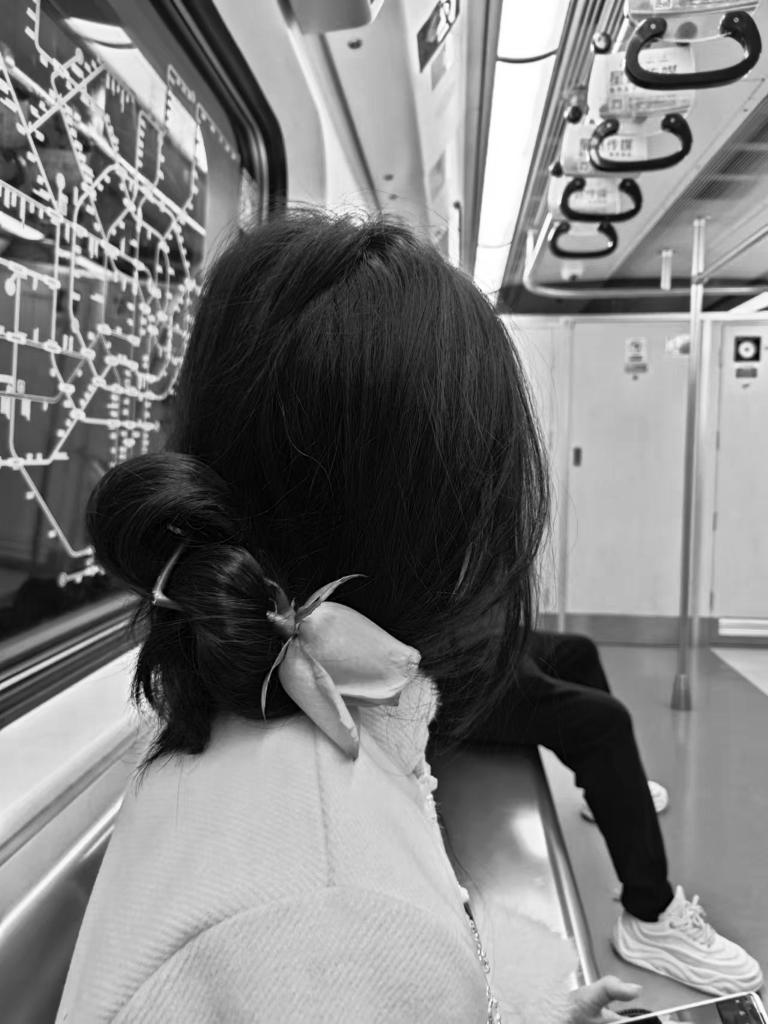
#> input picture gray_mary0.jpg, 768 x 1024 px
$ jupyter execute wk01.ipynb
#> lines starting #> are read from the running program, lines starting #| are printed output that depends on the picture
# 图像处理实验Week01

## 实验目的

1. 对一幅灰度图像进行线性点运算，并输出相应的图像
2. 将两幅彩色图像分别转换为灰度图像。进一步地，对得到的两幅灰度图像进行加运算，并输出相应的图像。

## 实验环境

### PIL

Python Imaging Library (PIL) 是一个强大的图像处理库，支持多种图像格式的读取、处理与保存，包括常见的图像操作如裁剪、旋转和色彩转换等。由于PIL的主分支已经停止维护，这里我们选用Pillow。选择PIL是因为它提供了丰富的图像处理功能，易于使用且兼容性强，适合处理各种图像任务，并且之后使用torch时格式转换可以更加方便。

### NumPy

NumPy是一个开源的Python科学计算包，主要用于多维数组（矩阵）的操作，它提供了一套强大的数学函数来操作数组数据。而图像实际上就是单通道或3通道的多维数组，NumPy与Pillow结合使用，可以轻松地将图像转换为数组形式进行高效的数学运算，然后再将数组转换回图像格式。

[cell 1]
from PIL import Image
import numpy as np
import matplotlib.pyplot as plt

## 实验方法

### 灰度图线性点运算

灰度图$f(x,y)$可以表示为$m\times n$的矩阵$(p_{ij})$。其线性点运算即为对每个矩阵元进行线性运算：
$$q_{ij}=a\cdot p_{ij}+b$$
在NumPy中，利用矩阵的广播性质，可以写为：
$$Q=a\cdot P+b$$
先将PIL图像转化为NumPy数组，变换后再转回PIL图像，可以写出如下函数：

[cell 2]
def linear_transformation(img: Image.Image, a: float|int, b: float|int) -> Image.Image:
    """
    Apply linear transformation to an image.

    Args:
        img (Image.Image): The input image.
        a (float | int): The scaling factor.
        b (float | int): The offset.

    Returns:
        Image.Image: The transformed image.
    """
    img = np.array(img)
    img = a * img + b
    img = Image.fromarray(img)
    return img

### RGB转灰度图

使用PIL图片的`convert('L')`方法可以直接将RGB图像转化为灰度图。其内部原理为，对每一个像素点，按一定权重将三个通道混合得到灰度值。根据NTSC（National Television System Committee）颜色模型，该加权和为：$$y=0.299r+0.587g+0.114b$$

### 灰度图加运算

灰度图$f(x,y)$可以表示为$m\times n$的矩阵$(p_{ij})$。其加运算即为对每个矩阵元进行加运算：
$$r_{ij}=p_{ij}+q_{ij}$$
在NumPy中可以写为：
$$R=P+Q$$
先将PIL图像转化为NumPy数组，变换后再转回PIL图像，可以写出如下函数：

[cell 3]
def add_image(image1: Image.Image, image2: Image.Image) -> Image.Image:
    """Add two images pixel by pixel.

    Args:
        image1 (Image.Image): The first image to be added.
        image2 (Image.Image): The second image to be added.

    Returns:
        Image.Image: The resulting image after adding image1 and image2.
    """
    img1 = np.array(image1)
    img2 = np.array(image2)
    img = img1 + img2
    img = Image.fromarray(img)
    return img

## 实验过程与结果

### 灰度图线性点运算
调用函数完成线性点运算，结果如Fig1：

[cell 4]
# 读取图像，均为1024*768px
gray_img0 = Image.open('gray_mary0.jpg').convert('L')

# 1.对一幅灰度图像进行线性点运算，并输出相应的图像
linear_img = linear_transformation(gray_img0, 0.6, 10)

# 呈现结果
fig, ax = plt.subplots(nrows=1, ncols=2, figsize=(10, 5))
ax[0].imshow(gray_img0, cmap='gray')
ax[0].set_title('Original Image', y=-0.1)
ax[0].axis('off')
ax[1].imshow(linear_img, cmap='gray')
ax[1].set_title('Transformed Image', y=-0.1)
ax[1].axis('off')
fig.suptitle('Fig1. Comparison between Original and Transformed Images', y=0)
plt.tight_layout()
plt.show()
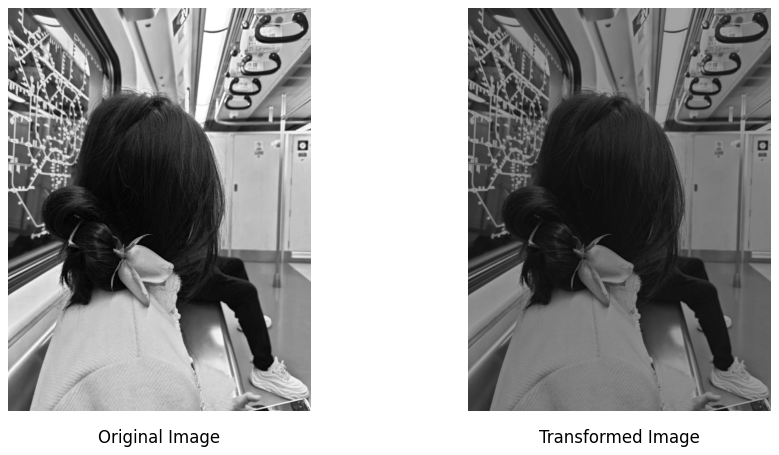
#> figure drawn by matplotlib, 2 panels

### RGB转灰度图
直接使用`convert('L')`，结果如Fig2：

[cell 5]
# 读取图像，均为1024*768px
color_img1 = Image.open('color_mary1.jpg').convert('RGB')
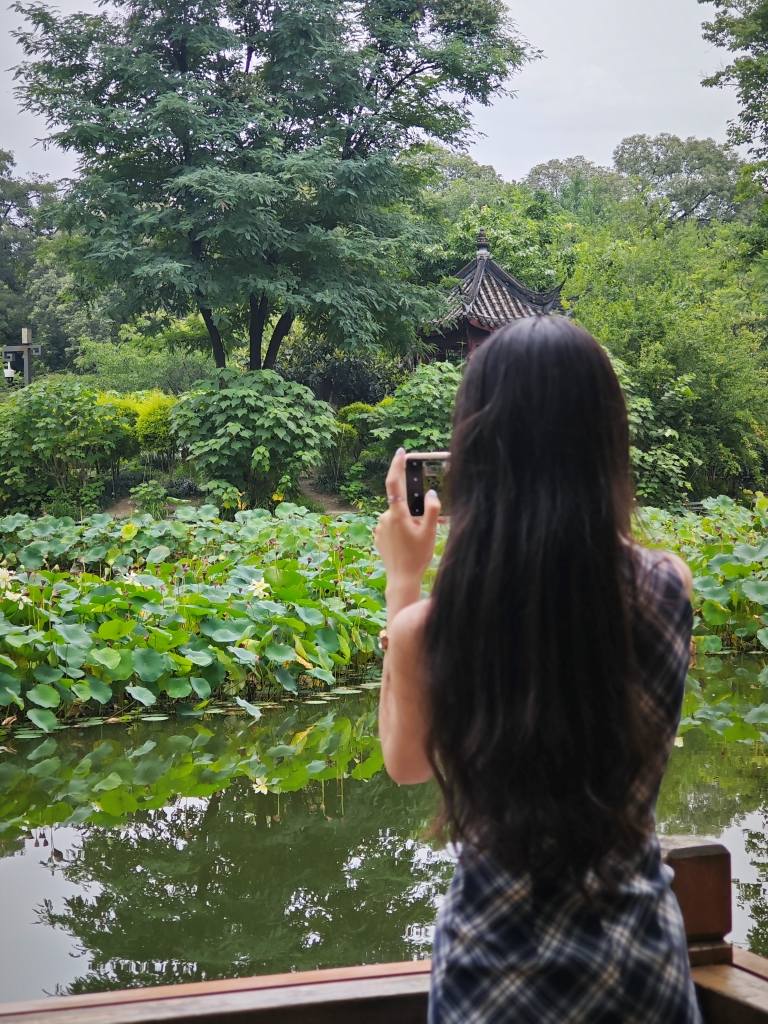
#> input picture color_mary1.jpg, 768 x 1024 px
#> color_img1 is the input picture: PIL image 768x1024 RGB; mean R, G, B 94.7, 105.5, 83.4
color_img2 = Image.open('color_mary2.jpg').convert('RGB')
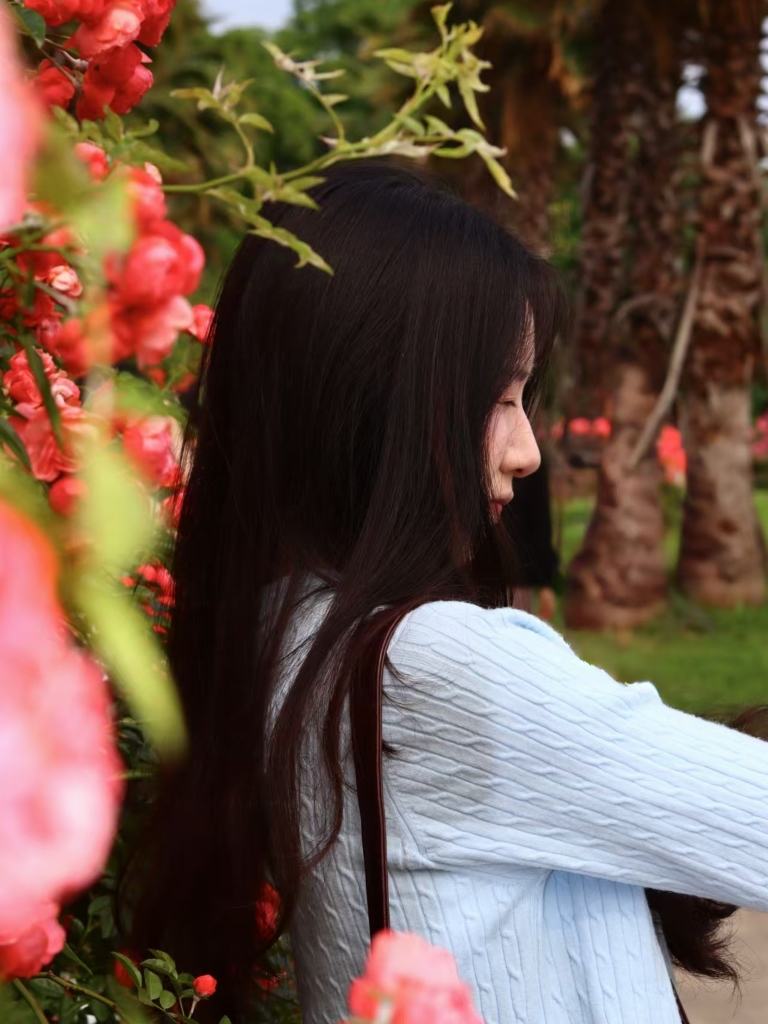
#> input picture color_mary2.jpg, 768 x 1024 px
#> color_img2 is the input picture: PIL image 768x1024 RGB; mean R, G, B 108.3, 85.5, 72.7

# 2.1.将两幅彩色图像分别转换为灰度图像
gray_img1 = color_img1.convert('L')
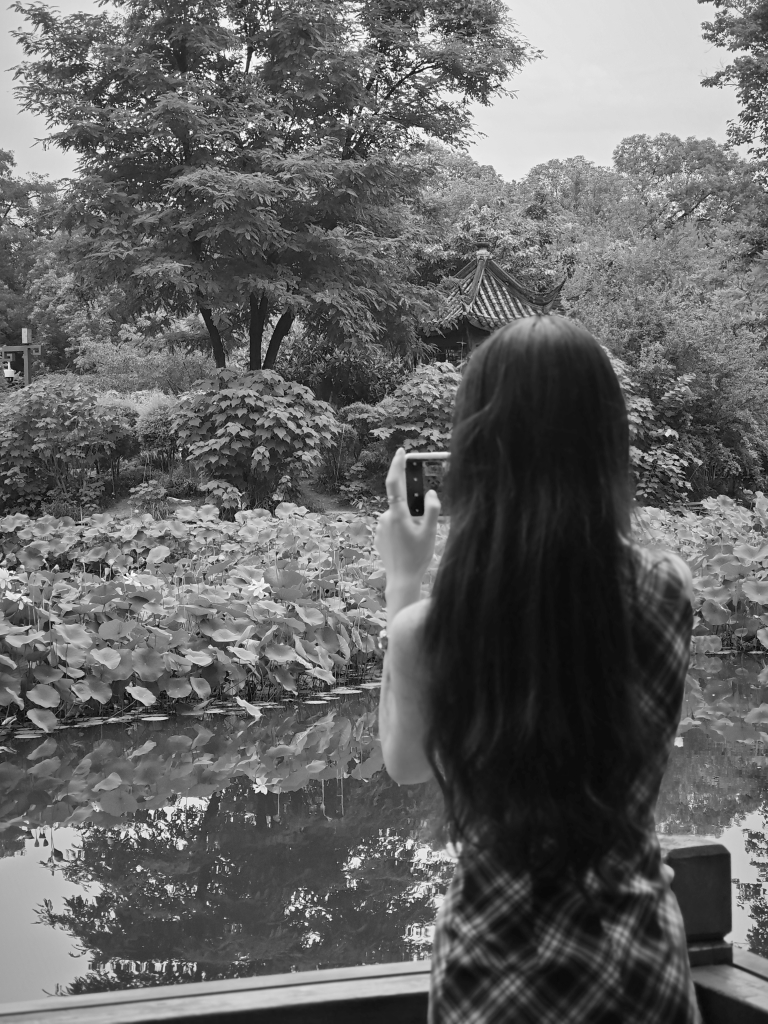
#> gray_img1: PIL image 768x1024 L; min 3, max 254, mean 99.7
gray_img2 = color_img2.convert('L')
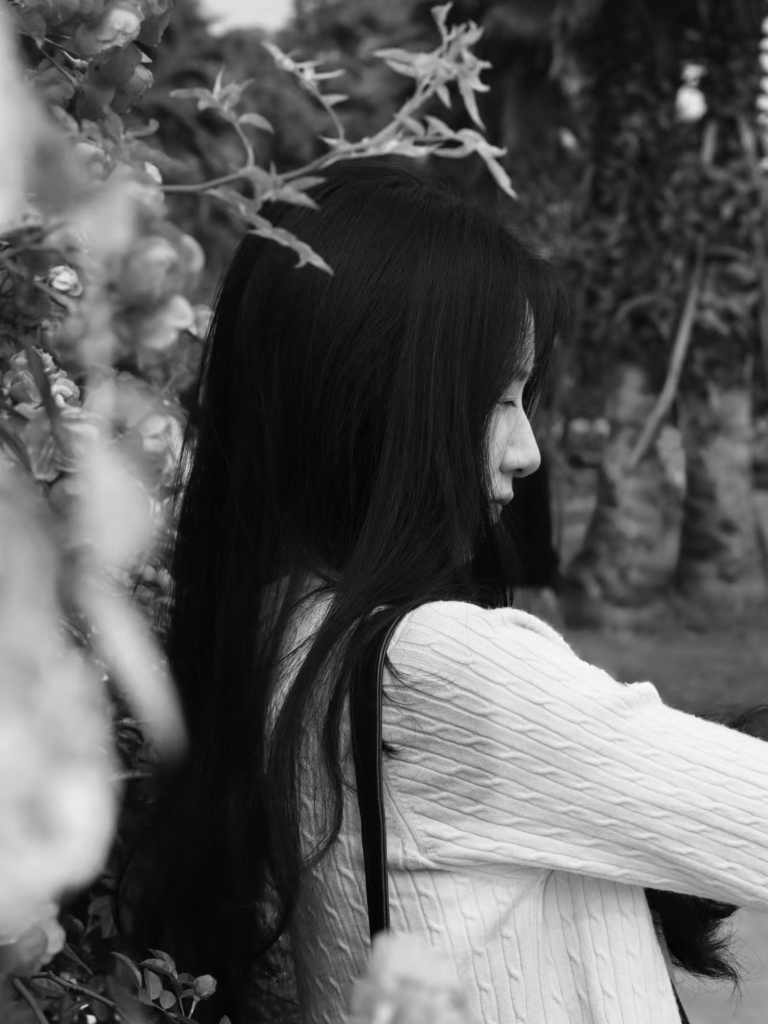
#> gray_img2: PIL image 768x1024 L; min 2, max 252, mean 90.8

# 呈现结果
fig, axs = plt.subplots(nrows=2, ncols=2, figsize=(10, 10))
axs[0, 0].imshow(color_img1)
axs[0, 0].set_title('Original Color Image 1', y=-0.1)
axs[0, 0].axis('off')
axs[1, 0].imshow(gray_img1, cmap='gray')
axs[1, 0].set_title('Grayscale Image 1', y=-0.1)
axs[1, 0].axis('off')
axs[0, 1].imshow(color_img2)
axs[0, 1].set_title('Original Color Image 2', y=-0.1)
axs[0, 1].axis('off')
axs[1, 1].imshow(gray_img2, cmap='gray')
axs[1, 1].set_title('Grayscale Image 2', y=-0.1)
axs[1, 1].axis('off')
fig.suptitle('Fig2. Converting RGB into Gray', y=0)
plt.tight_layout()
plt.show()

### 灰度图加运算

调用函数，结果如Fig3：

[cell 6]
# 2.2.进一步地，对得到的两幅灰度图像进行加运算，并输出相应的图像
sum_img = add_image(gray_img1, gray_img2)
#> in add_image, `img = img1 + img2`:
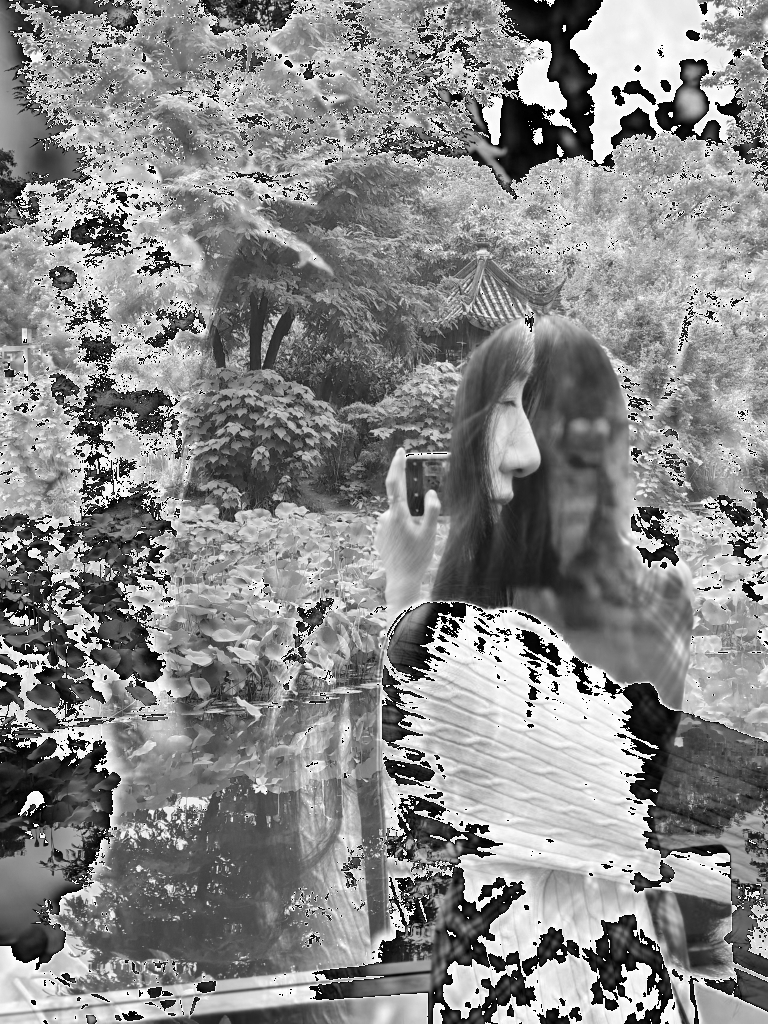
#> img: shape (1024, 768); min 0, max 255, mean 136.6

# 呈现结果
fig, ax = plt.subplots(nrows=1, ncols=3, figsize=(10, 5))
ax[0].imshow(gray_img1, cmap='gray')
ax[0].set_title('Gray Image 1', y=-0.1)
ax[0].axis('off')
ax[1].imshow(gray_img2, cmap='gray')
ax[1].set_title('Gray Image 2', y=-0.1)
ax[1].axis('off')
ax[2].imshow(sum_img, cmap='gray')
ax[2].set_title('Sum Image', y=-0.1)
ax[2].axis('off')
fig.suptitle('Fig3. Adding Two Gray Images', y=-0.05)
plt.tight_layout()
plt.show()
